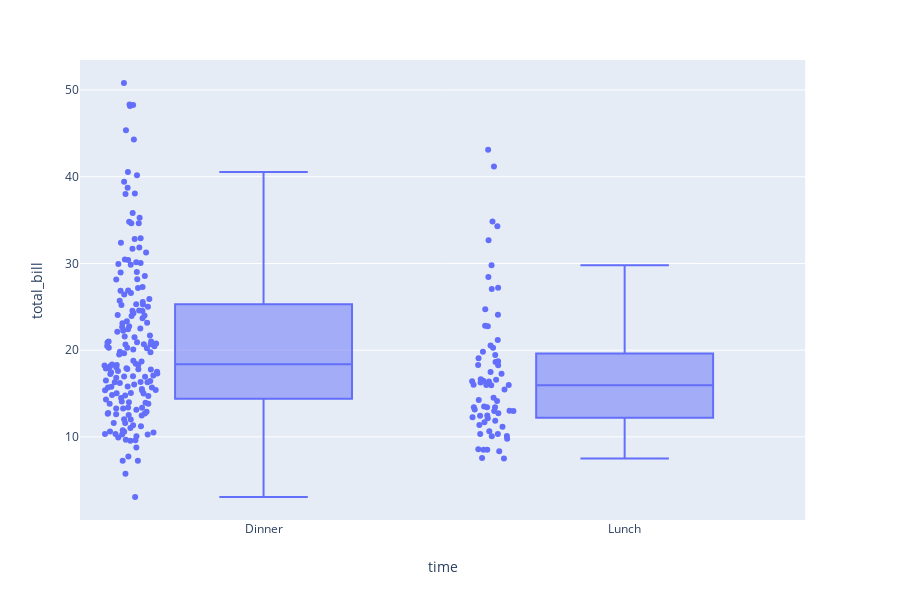

The notebook cell this image was saved under:
### Code cell
tips = px.data.tips()
fig = px.box(tips, x="time", y="total_bill", points="all")
fig.show()

### Figure 1 — Plotly figure (JSON) as saved in the notebook; plotly's stock layout.template omitted (floating-point values rounded to 4 significant figures; data arrays with more than 128 entries replaced by an {"elided": "..."} marker saying what was removed)
{"data": [{"alignmentgroup": "True", "boxpoints": "all", "hoverlabel": {"namelength": 0}, "hovertemplate": "time=%{x}<br>total_bill=%{y}", "legendgroup": "", "marker": {"color": "#636efa"}, "name": "", "notched": false, "offsetgroup": "", "orientation": "v", "showlegend": false, "type": "box", "x": {"elided": "244 str values"}, "x0": " ", "xaxis": "x", "y": {"elided": "244 float values"}, "y0": " ", "yaxis": "y"}], "layout": {"boxmode": "group", "height": 600, "legend": {"tracegroupgap": 0}, "margin": {"t": 60}, "xaxis": {"anchor": "y", "domain": [0, 0.98], "title": {"text": "time"}}, "yaxis": {"anchor": "x", "domain": [0, 1], "title": {"text": "total_bill"}}}}
